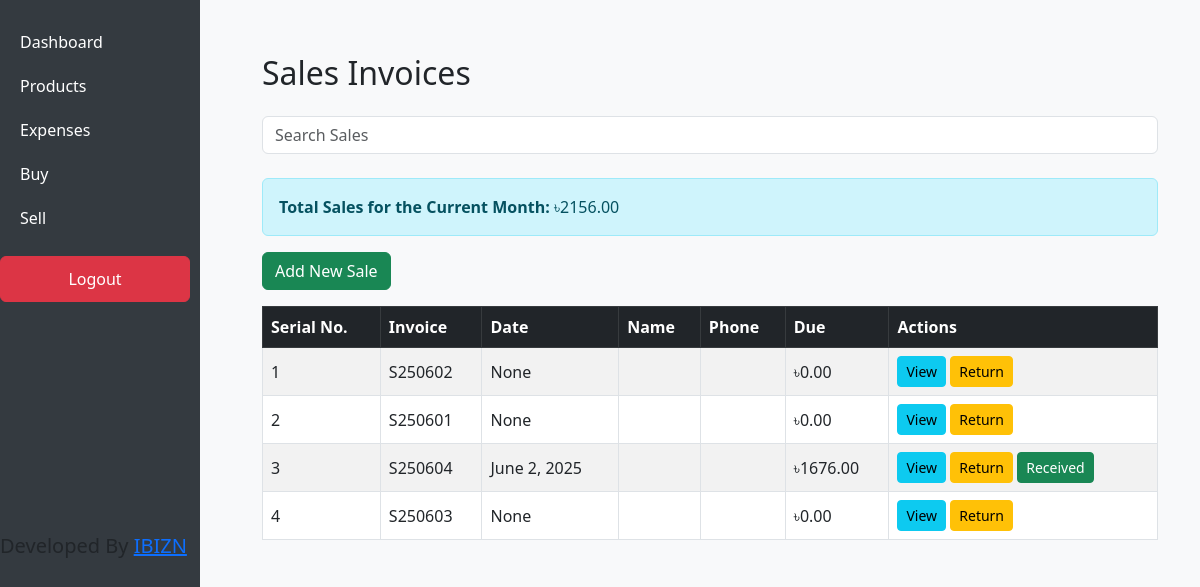
The app's page /sell/ (signed in) with its own data.
### inventory/models.py (models this page shows, shortened)
class SalesInvoice(models.Model):
    date = models.DateField()
    name = models.CharField(max_length=100)  # Name
    address = models.TextField()  # Address
    phone = models.CharField(max_length=15)  # Phone
    invoice_number = models.CharField(max_length=20, unique=True, blank=True)
    total_amount = models.DecimalField(max_digits=12, decimal_places=2, default=0.00)
    amount_paid = models.DecimalField(max_digits=12, decimal_places=2, default=0.00)
    due_amount = models.DecimalField(max_digits=12, decimal_places=2, default=0.00)
    discount = models.DecimalField(max_digits=12, decimal_places=2, default=0.00)

### inventory/views.py (the view)
# urls.py: path('sell/', views.sales_list_view, name='sales_list'),
@login_required(login_url="/")
def sales_list_view(request):
    query = request.GET.get('q', '')
    if query:
        sales = SalesInvoice.objects.filter(
            Q(invoice_number__icontains=query)).order_by('-date')
    else:
        sales = SalesInvoice.objects.all().order_by('-date')
    now = timezone.now()
    first_day_of_current_month = now.replace(day=1)
    current_month_invoices = SalesInvoice.objects.filter(date__gte=first_day_of_current_month)
    total_sales_current_month = sum(
        item.total for invoice in current_month_invoices for item in SalesItem.objects.filter(invoice=invoice)
    )
    return render(request, 'inventory/sales_list.html', {'sales': sales, 'total_sales_current_month': total_sales_current_month})

### inventory/models.py (called while the page is built)
    @property
    def total(self):
        return self.selling_price * self.quantity

### inventory/templates/inventory/sales_list.html
{% extends 'inventory/base.html' %}
{% block content %}
<div class="container mt-4">
  <h2 class="mb-4">Sales Invoices</h2>
  <form method="GET" action="{% url 'sales_list' %}">
    <div class="mb-4">
      <input type="text" name="q" class="form-control" placeholder="Search Sales" value="{{ request.GET.q }}" aria-label="Search Sales">
    </div>
  </form>
  <div class="alert alert-info">
    <strong>Total Sales for the Current Month:</strong> ৳{{ total_sales_current_month }}
  </div>
  <a href="{% url 'sales_add' %}" class="btn btn-success mb-3">Add New Sale</a>
  <table class="table table-bordered table-hover table-striped">
    <thead class="table-dark">
      <tr>
        <th>Serial No.</th>
        <th>Invoice</th>
        <th>Date</th>
        <th>Name</th>
        <th>Phone</th>
        <th>Due</th>
        <th>Actions</th>
      </tr>
    </thead>
    <tbody>
      {% for invoice in sales %}
      <tr>
        <td>{{ forloop.counter }}</td>
        <td>{{ invoice.invoice_number }}</td>
        <td>{{ invoice.date }}</td>
        <td>{{ invoice.name }}</td>
        <td>{{ invoice.phone }}</td>
        <td>৳{{ invoice.due_amount }}</td>
        <td>
          <a href="{% url 'sales_invoice' invoice.id %}" class="btn btn-info btn-sm">View</a>
          <a href="{% url 'sales_return' invoice.id %}" class="btn btn-warning btn-sm">Return</a>
          {% if invoice.due_amount > 0 %}
          <a href="{% url 'sales_due_received' invoice.id %}" class="btn btn-success btn-sm">Received</a>
          {% endif %}
        </td>
      </tr>
      {% endfor %}
    </tbody>
  </table>
</div>
{% endblock %}

### static/inventory/style.css (style rules this page uses)
body { background-color: #f8f9fa; }
.table th, .table td { vertical-align: middle; }

### records on screen
SalesInvoice: invoice_number "S250602", date "None", due_amount "0.00"
SalesInvoice: invoice_number "S250601", date "None", due_amount "0.00"
SalesInvoice: invoice_number "S250604", date "June 2, 2025", due_amount "1676.00", shows "Received"
SalesInvoice: invoice_number "S250603", date "None", due_amount "0.00"

### other values on screen
{{ total_sales_current_month }} "2156.00"
